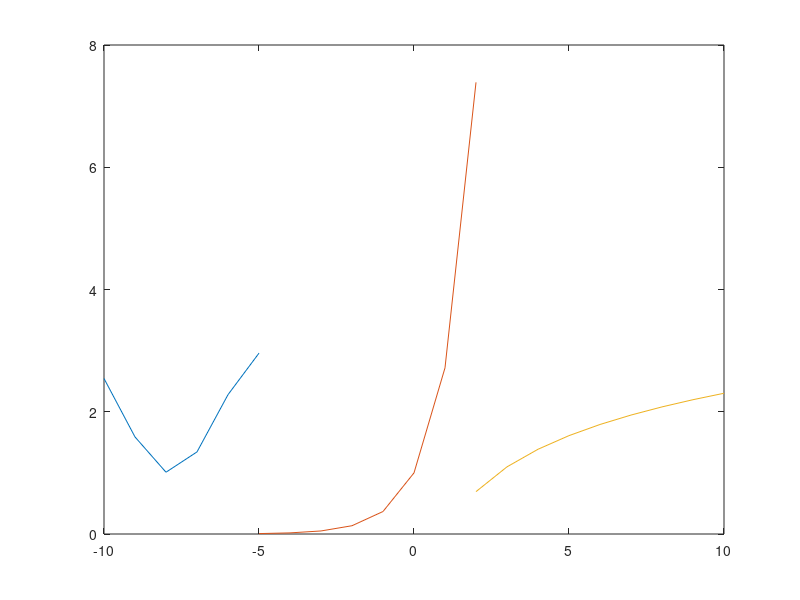

The MATLAB source for this figure:
x1 = -10:-5;
f1 = 2 + sin(x1);
x2 = -5:2;
f2 = exp(x2);
x3 = 2:10;
f3 = log(x3);
plot(x1,f1);
hold on;
plot(x2,f2);
hold on;
plot(x3,f3)